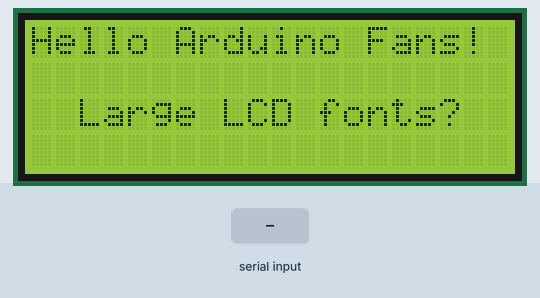
A sketch run on a simulated Arduino Uno, built with avr-gcc and run on an emulated ATmega328P. Parts: 20×4 character LCD. The test bench sets the inputs (shaded band). What the sketch prints to the serial monitor is not drawn.

Above: at 1.4 s.
1.5 s: "1" received over Serial
At 2.5 s:
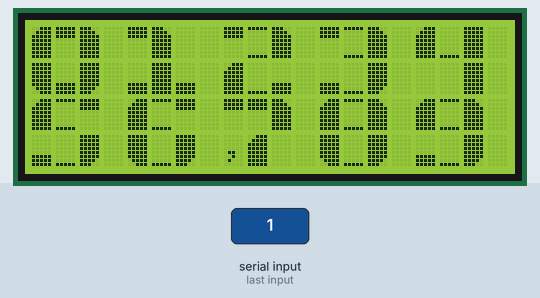
3.1 s: "0" received over Serial
At 3.9 s:
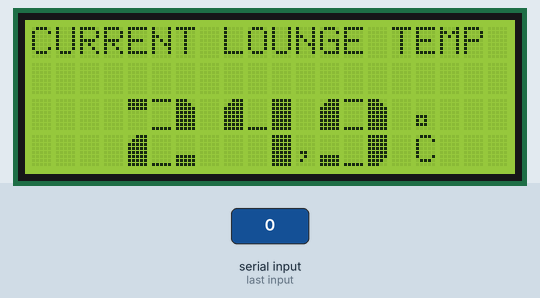
At 4.9 s:
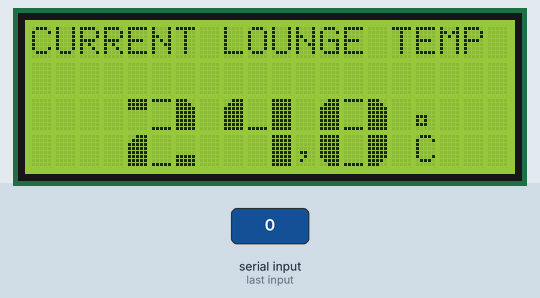
Timing chart, 0 to 6.4 s (numbered marks = the images above; inputs shaded):
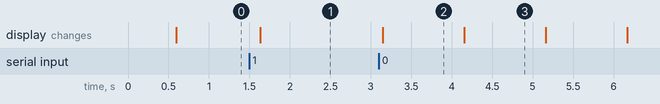

Measured:
- after the input at 1.5 s, the display: changes after 0.14 s (image 1)
- after the input at 3.1 s, the display: changes after 0.05 s (image 2)
- what the display in image 2 shows lasts 1.1 s, from 3.1 s to 4.2 s

The sketch:

LCD_CustChar_Demo_2_With_Serial_Window_Stepthru.ino
```cpp
// 1. for I2C communication to the LCD
#include <Wire.h>

// 2. for the LCD functions
#include <LiquidCrystal_I2C.h>

// Hexadecimal address of the LCD unit
#define I2C_ADDR 0x27 //0x3F for 16 x 2 units

// Tell the LCD what type we have (eg 16 x 2 or 20 x 4)
LiquidCrystal_I2C lcd(I2C_ADDR, 20, 4);

// Define the bit patters for each of our custom chars. These
// are 5 bits wide and 8 dots deep
uint8_t custChar[8][8] = {
  {31, 31, 31, 0, 0, 0, 0, 0},      // Small top line - 0
  {0, 0, 0, 0, 0, 31, 31, 31},      // Small bottom line - 1
  { B11111,
    B00000,
    B00000,
    B00000,                         // This shows an alternative
    B00000,                         // way of defining a custome character,
    B00000,                         // a bit more 'visually' perhaps?
    B00000,
    B11111,
  },
  //{31, 0, 0, 0, 0, 0, 0, 31},     // Small lines top and bottom -2
  {0, 0, 0, 0, 0, 0,  0, 31},       // Thin bottom line - 3
  {31, 31, 31, 31, 31, 31, 15, 7},  // Left bottom chamfer full - 4
  {28, 30, 31, 31, 31, 31, 31, 31}, // Right top chamfer full -5
  {31, 31, 31, 31, 31, 31, 30, 28}, // Right bottom chamfer full -6
  {7, 15, 31, 31, 31, 31, 31, 31},  // Left top chamfer full -7
};

// Define our numbers 0 thru 9
// 254 is blank and 255 is the "Full Block"
uint8_t bigNums[10][6] = {
  {7, 0, 5, 4, 1, 6},         //0
  {0, 5, 254, 1, 255, 1},     //1
  {0, 2, 5, 7, 3, 1},         //2
  {0, 2, 5, 1, 3, 6},         //3
  {7, 3, 255, 254, 254, 255}, //4
  {7, 2, 0, 1, 3, 6},         //5
  {7, 2, 0, 4, 3, 6},         //6
  {0, 0, 5, 254, 7, 254},   //7
  {7, 2, 5, 4, 3, 6},         //8
  {7, 2, 5, 1, 3, 6},         //9
};

// ------------------------------------------------------
// SETUP    SETUP    SETUP    SETUP    SETUP    SETUP
// ------------------------------------------------------
void setup()
{
  // Serial monitoring on PC (debug only)
  Serial.begin(9600);

  // Initialise the LCD: turn on backlight and ensure cursor top left
  lcd.begin();
  lcd.backlight();
  delay(500);

  // Test it out
  lcd.home();
  lcd.print("Hello Arduino Fans!");
  lcd.setCursor(2, 2);
  lcd.print("Large LCD fonts?");

  //Pause here until a character is sent from the Serial Monitor window
  Serial.println("Enter any character in the field above and click send!");
  while (!Serial.available()) {}
  while (Serial.available()) {Serial.read();}

  // Clear the screen
  lcd.clear();

  // Demo Part 1 - the custom characters
  // Create custom character map (8 characters only!)
  for (int cnt = 0; cnt < sizeof(custChar) / 8; cnt++) {
    lcd.createChar(cnt, custChar[cnt]);
  }

  // Print all the special chars out
  //  for (int cnt = 0; cnt < 8; cnt++) {
  //    lcd.print((char)cnt);
  //  }

  // Now print the numbers 0 to 9
  // Format is: number2print, startCol, startRow
  printBigNum(0, 0, 0);
  printBigNum(1, 4, 0);
  printBigNum(2, 8, 0);
  printBigNum(3, 12, 0);
  printBigNum(4, 16, 0);
  printBigNum(5, 0, 2);
  printBigNum(6, 4, 2);
  printBigNum(7, 8, 2);
  printBigNum(8, 12, 2);
  printBigNum(9, 16, 2);

  // Manually enter a decimal point (or whatever) at our desired location
  // using a standard built in character (not a custom character)
  // It will overwrite anything in that position on screen (in this demo
  // it is being written into a space character position)
  lcd.setCursor(8, 3);
  //lcd.print((char) 44); //46 = period , 161 = larger empty period
  lcd.print(",");

  //Pause here until a character is sent from the Serial Monitor window
  Serial.println("Enter any character in the field above and click send!");
  while (!Serial.available()) {}

  // Demo part 2 - temperature
  lcd.clear();

  lcd.print("CURRENT LOUNGE TEMP");
  lcd.setCursor(16, 2);
  lcd.print((char)161);
  lcd.setCursor(16, 3);
  lcd.print("C");
  lcd.setCursor(11, 3);
  lcd.print(",");
  printBigNum(2, 4, 2);
  printBigNum(4, 8, 2);
  printBigNum(9, 12, 2);

  while (true) {
    for (int cnt = 8; cnt >= 0; cnt--) {
      delay(1000);
      printBigNum(cnt, 12, 2);
    }

    for (int cnt = 1; cnt <= 9; cnt++) {
      delay(1000);
      printBigNum(cnt, 12, 2);
    }
  }
}

// -----------------------------------------------------------------
// Print big number over 2 lines, 3 colums per half digit
// -----------------------------------------------------------------
void printBigNum(int number, int startCol, int startRow) {

  // Position cursor to requested position (each char takes 3 cols plus a space col)
  lcd.setCursor(startCol, startRow);

  // Each number split over two lines, 3 chars per line. Retrieve character
  // from the main array to make working with it here a bit easier.
  uint8_t thisNumber[6];
  for (int cnt = 0; cnt < 6; cnt++) {
    thisNumber[cnt] = bigNums[number][cnt];
  }

  // First line (top half) of digit
  for (int cnt = 0; cnt < 3; cnt++) {
    lcd.print((char)thisNumber[cnt]);
  }

  // Now position cursor to next line at same start column for digit
  lcd.setCursor(startCol, startRow + 1);

  // 2nd line (bottom half)
  for (int cnt = 3; cnt < 6; cnt++) {
    lcd.print((char)thisNumber[cnt]);
  }
}

// -----------------------------------------------------------------
// LOOP    LOOP    LOOP    LOOP    LOOP    LOOP    LOOP    LOOP
// -----------------------------------------------------------------
void loop() {
  // Nothing to do here (compiler will probably remove this method)
}
```
